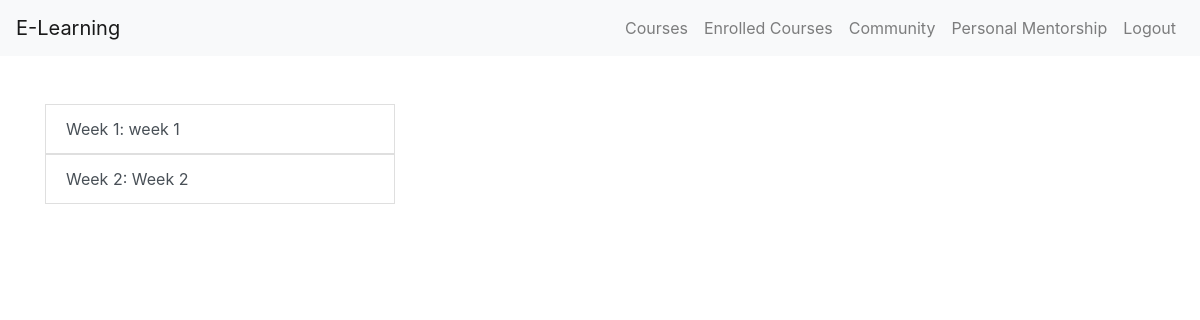
The page /enrolled-courses/1/start-course on the database its author committed.
### app/models.py (models this page shows, shortened)
class Week(models.Model):
    course = models.ForeignKey(Course, related_name='weeks', on_delete=models.CASCADE)
    number = models.PositiveIntegerField()
    title = models.CharField(max_length=100)
    description = models.TextField(blank=True, null=True)

### app/views.py (the view)
# urls.py: path('enrolled-courses/<int:course_id>/start-course', start_course, name='start_course'),
def start_course(request, course_id):
    weeks = Week.objects.filter(course_id=course_id).order_by('number')
    return render(request, 'start_course.html', {'weeks': weeks})

### app/templates/start_course.html (shortened to what this page needs)
<!DOCTYPE html>
<html lang="en">
  <head>
    <link
      rel="stylesheet"
      href="https://stackpath.bootstrapcdn.com/bootstrap/4.5.2/css/bootstrap.min.css"
    />
  </head>
  <body>
    <nav class="navbar navbar-expand-lg navbar-light bg-light">
      <a class="navbar-brand" href="#">E-Learning</a>
      <div class="collapse navbar-collapse" id="navbarNav">
        <ul class="navbar-nav ml-auto">
          <li class="nav-item">
            <a class="nav-link" href="{% url 'course_catalog' %}">Courses</a>
          </li>
          <li class="nav-item">
            <a class="nav-link" href="{% url 'enrolled_course' %}"
              >Enrolled Courses</a
            >
          </li>
          <li class="nav-item">
            <a class="nav-link" href="{% url 'community_platform' %}"
              >Community</a
            >
          </li>
          <li class="nav-item">
            <a class="nav-link" href="{% url 'mentorship_page' %}"
              >Personal Mentorship</a
            >
          </li>
          <li class="nav-item">
            <a class="nav-link" href="{% url 'logout' %}">Logout</a>
          </li>
        </ul>
      </div>
    </nav>
    <div class="container mt-5">
        <div class="row">
            <div class="col-md-4">
                <div class="list-group" id="weeks-list">
                    {% for week in weeks %}
                    <div class="week-item" id="week-{{ week.number }}">
                        <a href="javascript:void(0);" class="list-group-item list-group-item-action" data-week="{{ week.number }}">
                            Week {{ week.number }}: {{ week.title }}
                        </a>
                    </div>
                    {% endfor %}
                </div>
            </div>
        </div>
    </div>
  </body>
</html>

### rows shown on the page
Week: number "1", title "week 1"
Week: number "2", title "Week 2"
